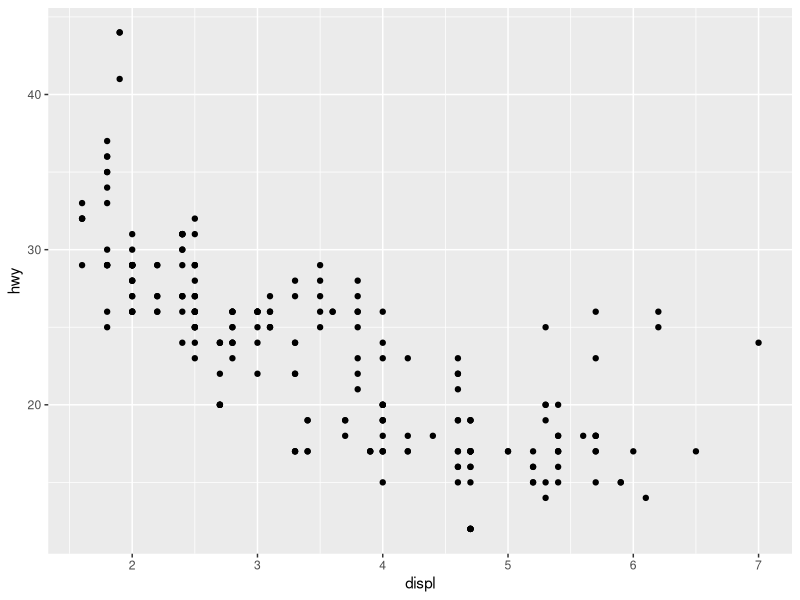
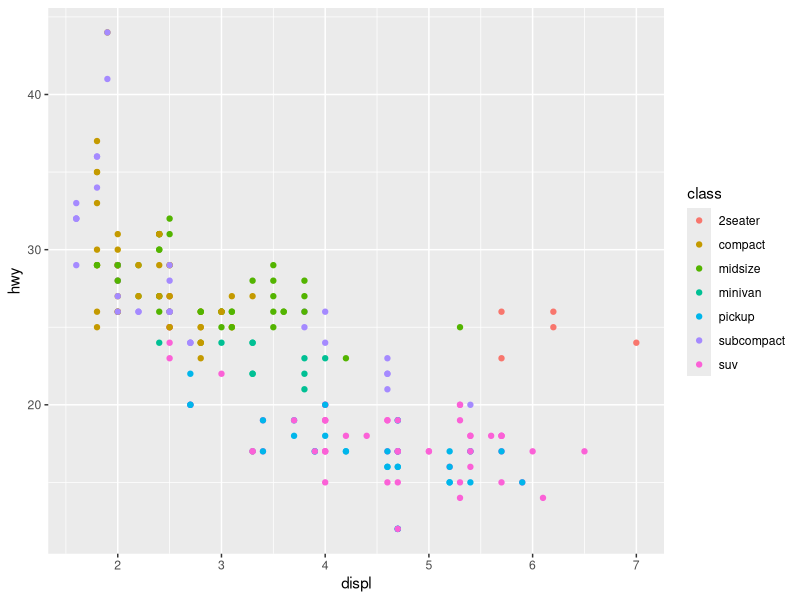
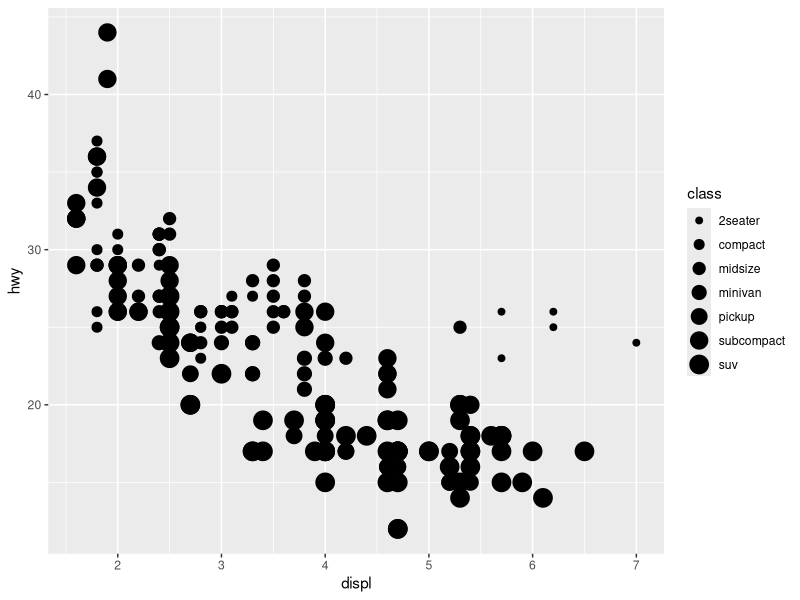
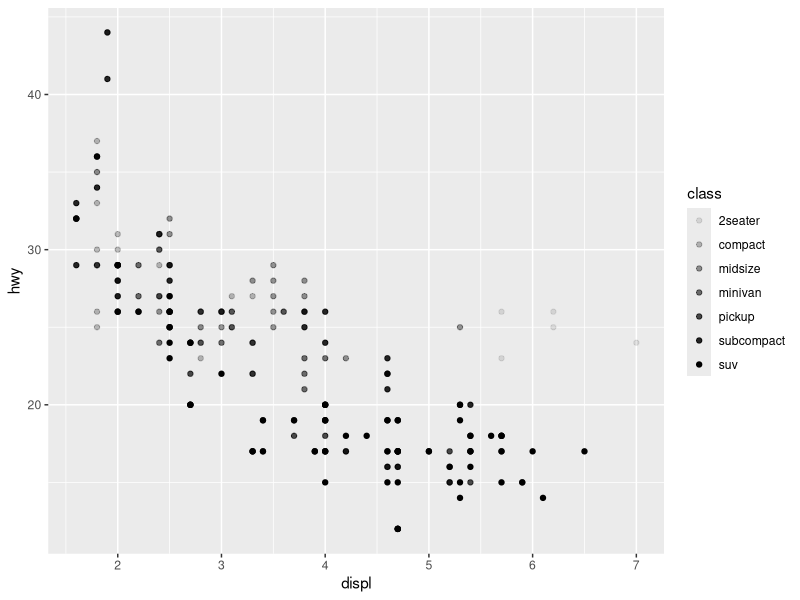
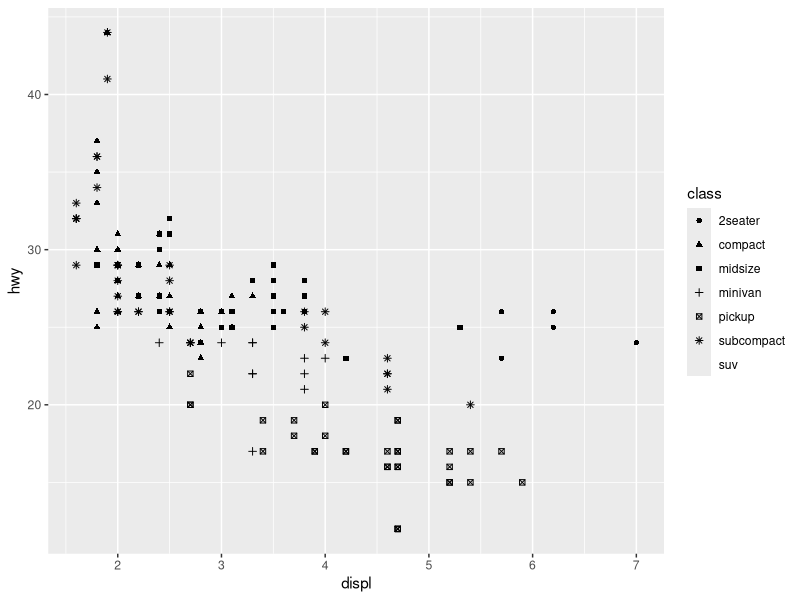
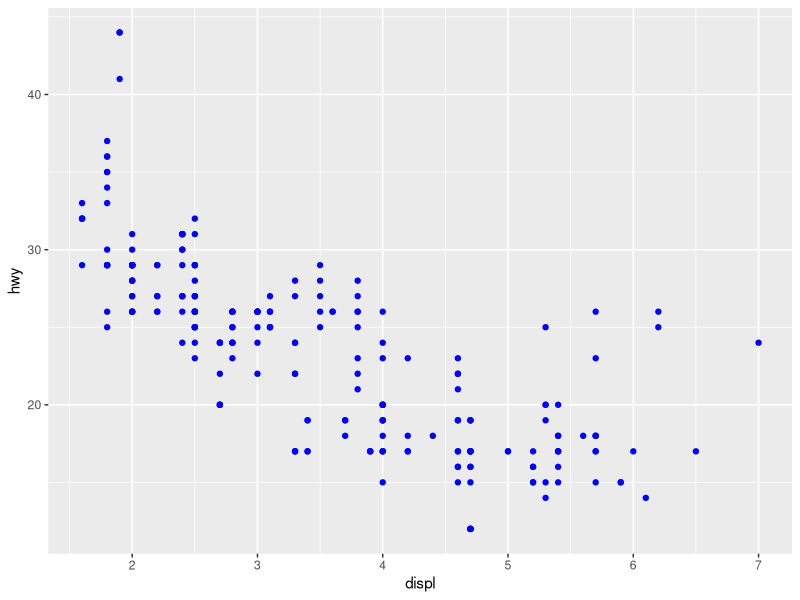
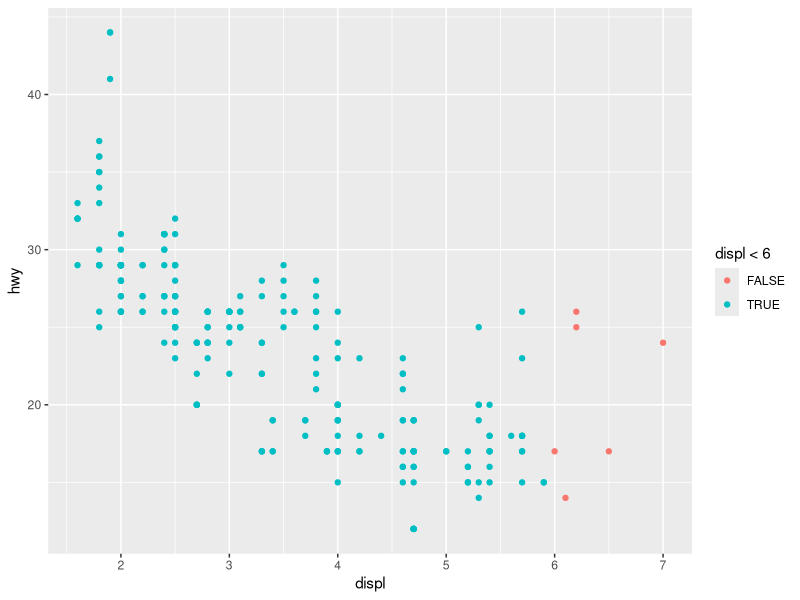
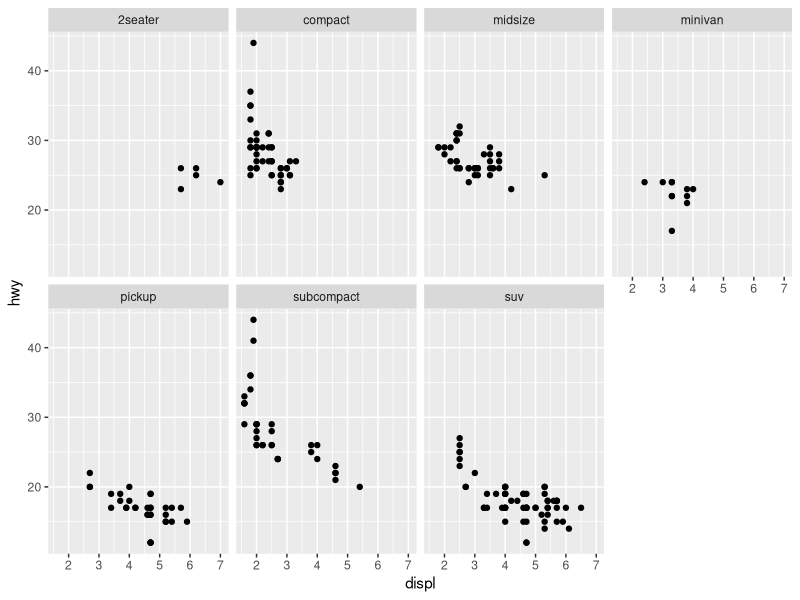

R code for these plots, in order:
## ---- chunk 1
# Set options, housekeeping
knitr::opts_chunk$set(
	echo = TRUE,
	include = TRUE,
	message = FALSE,
	warning = FALSE)
## ---- chunk 2
library(tidyverse)

#explore ggplot dataframe using built in dataset on cars.
#mpg
#?mpg
## ---- chunk 3
ggplot(data = mpg) + 
  geom_point(mapping = aes(x = displ, y = hwy)) # Using ggplot2, I plotted the data (data = mpg) and then put the size of the engine (displ) on the x axis and the fuel efficiency (hwy) on the y axis. 

## ---- chunk 4
ggplot(data = mpg) + 
  geom_point(mapping = aes(x = displ, y = hwy, colour = class)) # New aesthetic: graph by mapping the colour of the points to the class of the car.


ggplot(data = mpg) + 
  geom_point(mapping = aes(x = displ, y = hwy, size = class)) # New aesthetic: graph by mapping the size of the points to the class of the car.


ggplot(data = mpg) + 
  geom_point(mapping = aes(x = displ, y = hwy, alpha = class)) # New aesthetic: graph by mapping the transparency of the points to the class of the car.


ggplot(data = mpg) + 
  geom_point(mapping = aes(x = displ, y = hwy, shape = class)) # New aesthetic: graph by mapping the shape of the points to the class of the car. Note that this only works for categorical variables, so it only works for 6 classes of car, not 7.


ggplot(data = mpg) + 
  geom_point(mapping = aes(x = displ, y = hwy), color = "blue")  
#create all dot points as blue, not mapped to a variable in the data. This is different from the previous examples where the colour of the points was mapped to a variable in the data (class). In this example, all points are blue regardless of their class.


ggplot(data = mpg) + 
  geom_point(mapping = aes(x = displ, y = hwy, color = displ < 6)) # New aesthetic: graph by mapping the colour of the points to whether the size of the engine (displ) is less than 6 or not. This creates a new variable in the data that is TRUE for cars with displ < 6 and FALSE for cars with displ >= 6, and maps the colour of the points to this new variable.
## ---- chunk 5
ggplot(data = mpg) + 
  geom_point(mapping = aes(x = displ, y = hwy)) +    
  facet_wrap(~ class, nrow = 2)  #nrow is the number of rows you want in your facet plot, ncol is the number of columns you want in your facet plot

## ---- chunk 6
ggplot(data = mpg) + 
  geom_point(mapping = aes(x = displ, y = hwy)) + 
  facet_grid(drv ~ cyl)                         #drv is the variable you want to facet by in the rows, cyl is the variable you want to facet by in the columns



ggplot(data = mpg) +
  geom_point(mapping = aes(x = displ, y = hwy)) +
  facet_grid(. ~ cyl) #facet by cyl in the columns, but not facet by anything in the rows (the . is a placeholder for 'nothing'
## ---- chunk 7
ggplot(data = mpg) + 
  geom_point(mapping = aes(x = displ, y = hwy)) +
  facet_wrap(~ class, nrow = 2, ncol = 8)

## ---- chunk 8
#To display data as points, use geom_point().
ggplot(data = mpg) + 
  geom_point(mapping = aes(x = displ, y = hwy))
  
#To display the same data as a smooth line fit through the points use geom_smooth().
ggplot(data = mpg) + 
  geom_smooth(mapping = aes(x = displ, y = hwy))



ggplot(data = mpg) + 
 geom_point(mapping = aes(x = displ, y = hwy)) +
  geom_smooth(mapping = aes(x = displ, y = hwy)) #To display both the points and the smooth line on the same plot, add the two layers together. Note that you only need to specify the mapping once if it's the same for both layers, so you could also write this as:

ggplot(data = mpg, mapping = aes(x = displ, y = hwy)) + 
  geom_point() + 
  geom_smooth()
## ---- chunk 9
ggplot(data = mpg) +
  geom_smooth(mapping = aes(x = displ, y = hwy, group = drv),show.legend = FALSE
  )
#group = drv tells R to fit a separate smooth line for each level of the drv variable, but it doesn't add a legend to the plot. This is useful when you want to show that your data is grouped by a discrete variable, but you don't want to add a legend to the plot.
## ---- chunk 10
ggplot(data = mpg) +
  geom_smooth(
    mapping = aes(x = displ, y = hwy, color = drv),
    show.legend = FALSE,
  ) +
  geom_point(mapping = aes(x = displ, y = hwy, colour = drv, shape = class)) # To add points to the plot, use geom_point() and map the colour and shape aesthetics to the drv and class variables, respectively. This will create points with different colours and shapes for each level of the drv and class variables.
## ---- chunk 11
ggplot(data = mpg) + 
   geom_point(mapping = aes(x = displ, y = hwy, colour = drv, shape = class))+
  geom_smooth(mapping = aes(x = displ, y = hwy, linetype = drv, colour = drv)) # To add a smooth line to the plot, use geom_smooth() and map the linetype and colour aesthetics to the drv variable. This will create smooth lines with different linetypes and colours for each level of the drv variable.
## ---- chunk 12
ggplot(data = mpg, mapping = aes(x = displ, y = hwy)) + 
  geom_point(mapping = aes(color = class)) + 
  geom_smooth()
## ---- chunk 13
ggplot(data = mpg, mapping = aes(x = displ, y = hwy)) + 
  geom_point(mapping = aes(color = class)) + 
  geom_smooth(data = filter(mpg, class == "subcompact"), se = FALSE) 
# This code creates a scatter plot of the displ and hwy variables from the mpg dataset, with points colored by the class variable. It then adds a smooth line to the plot using geom_smooth(), but only for the subset of the data where class is equal to "subcompact". The se = FALSE argument tells R not to display the confidence interval around the smooth line.
## ---- chunk 14
ggplot(data = mpg, mapping = aes(x = displ, y = hwy)) + 
  geom_line(mapping = aes(color = class))    # To draw a line chart, you would use geom_line(). This code creates a line chart of the displ and hwy variables from the mpg dataset, with lines colored by the class variable.
## ---- chunk 15
ggplot(data = mpg, mapping = aes(x = displ, y = hwy)) + 
  geom_boxplot(mapping = aes(color = class))    # To draw a boxplot, you would use geom_boxplot(). This code creates a boxplot of the displ and hwy variables from the mpg dataset, with boxes colored by the class variable.
## ---- chunk 16
ggplot(data = mpg, mapping = aes(x = displ)) + 
  geom_histogram(mapping = aes(color = class)) # To draw a histogram, you would use geom_histogram(). This code creates a histogram of the displ variable from the mpg dataset, with bars colored by the class variable. Note that you only need to specify the x aesthetic for a histogram, as the y aesthetic is automatically calculated based on the count of observations in each bin.
## ---- chunk 17
ggplot(data = mpg, mapping = aes(x = displ, y = hwy)) + 
  geom_area(mapping = aes(color = class))   # To draw an area chart, you would use geom_area(). This code creates an area chart of the displ and hwy variables from the mpg dataset, with areas colored by the class variable. Note that area charts are typically used to show how a quantity changes over time, so you may want to use a different dataset that has a time variable on the x-axis for a more meaningful area chart.
## ---- chunk 18
ggplot(data = mpg, mapping = aes(x = displ, y = hwy)) + 
  geom_point() + 
  geom_smooth()

ggplot() + 
  geom_point(data = mpg, mapping = aes(x = displ, y = hwy)) + 
  geom_smooth(data = mpg, mapping = aes(x = displ, y = hwy))


## Both of these codes create the same plot, which is a scatter plot of the displ and hwy variables from the mpg dataset with a smooth line fit through the points. The first code specifies the data and mapping in the ggplot() function, which means that all layers will inherit these settings unless they are overridden. The second code specifies the data and mapping separately for each layer, which allows for more flexibility if you want to use different datasets or mappings for different layers. However, in this case, since both layers use the same dataset and mapping, the two codes produce the same result.
## ---- chunk 19
ggplot(data = diamonds) + 
  geom_bar(mapping = aes(x = cut)) # To create a bar chart of the cut variable from the diamonds dataset, you would use geom_bar(). This code creates a bar chart with the cut variable on the x-axis and the count of observations in each category on the y-axis. Note that geom_bar() automatically counts the number of observations in each category of the cut variable and creates bars accordingly.
## ---- chunk 20
#you can recreate the previous plot using stat_count() instead of geom_bar().

ggplot(data = diamonds) + 
  stat_count(mapping = aes(x = cut))
## ---- chunk 21
demo <- tribble(
  ~cut,         ~freq,
  "Fair",       1610,
  "Good",       4906,
  "Very Good",  12082,
  "Premium",    13791,
  "Ideal",      21551
)
demo

ggplot(data = demo) +
  geom_bar(mapping = aes(x = cut, y = freq), stat = "identity")

# To create a bar chart using the demo dataset, you would use geom_bar() with the stat = "identity" argument. This tells ggplot2 to use the values in the freq column as the heights of the bars, rather than counting the number of observations in each category. The x aesthetic is mapped to the cut variable, and the y aesthetic is mapped to the freq variable, which creates a bar chart with the cut categories on the x-axis and their corresponding frequencies on the y-axis.
## ---- chunk 22
ggplot(data = diamonds) + 
  geom_bar(mapping = aes(x = cut, y = stat(prop), group = 1))

# To create a bar chart that shows the proportion of observations in each category of the cut variable, you would use geom_bar() with the y aesthetic mapped to stat(prop) and the group aesthetic set to 1. The stat(prop) function calculates the proportion of observations in each category of the cut variable, and the group = 1 argument tells ggplot2 to treat all observations as a single group when calculating the proportions. This creates a bar chart with the cut categories on the x-axis and their corresponding proportions on the y-axis.



#> Warning: `stat(prop)` was deprecated in ggplot2 3.4.0.
## ---- chunk 23
 ggplot(data = diamonds) + 
  stat_summary(
    mapping = aes(x = cut, y = depth),
    fun.min = min,
    fun.max = max,
    fun = median
  )   # To create a plot that shows the minimum, maximum, and median values of the depth variable for each category of the cut variable in the diamonds dataset, you would use stat_summary() with the appropriate arguments. The x aesthetic is mapped to the cut variable, and the y aesthetic is mapped to the depth variable. The fun.min argument specifies the function to calculate the minimum value (min), the fun.max argument specifies the function to calculate the maximum value (max), and the fun argument specifies the function to calculate the median value (median). This creates a plot with the cut categories on the x-axis and vertical lines representing the range from minimum to maximum depth, with a point indicating the median depth for each category.
## ---- chunk 24
ggplot(data = diamonds) + 
  geom_bar(mapping = aes(x = cut, colour = cut))  

# This code creates a bar chart with the cut variable on the x-axis and the count of observations in each category on the y-axis, with bars colored according to their respective categories of cut.

ggplot(data = diamonds) + 
  geom_bar(mapping = aes(x = cut, fill = cut)) 

# This code creates a bar chart with the cut variable on the x-axis and the count of observations in each category on the y-axis, with bars filled according to their respective categories of cut. 

#The fill aesthetic fills the interior of the bars with colour, while the colour aesthetic only colors the outline of the bars. Therefore, using fill will create solid colored bars, while using colour will create bars with colored outlines and no fill.
## ---- chunk 25
ggplot(data = diamonds) + 
  geom_bar(mapping = aes(x = cut, fill = clarity)) # notice that the fill aesthetic can be mapped to a different variable than the x aesthetic. In this case, the bars are filled according to the clarity variable, which creates stacked bars that show the distribution of clarity within each category of cut.
## ---- chunk 26
#To alter transparency (alpha)
ggplot(data = diamonds, mapping = aes(x = cut, fill = clarity)) + 
  geom_bar(alpha = 1/5, position = "identity")            

# To alter the transparency of the bars, you can use the alpha argument in geom_bar(). In this code, alpha is set to 1/5, which makes the bars semi-transparent. The position = "identity" argument allows the bars to overlap each other, which can be useful when you want to see the distribution of clarity within each category of cut without stacking the bars on top of each other.

#To color the bar outlines with no fill color
ggplot(data = diamonds, mapping = aes(x = cut, colour = clarity)) + 
  geom_bar(fill = NA, position = "identity")

# This code creates a bar chart with the cut variable on the x-axis and the count of observations in each category on the y-axis, with bars outlined according to the clarity variable and no fill color. The fill = NA argument removes the fill colour from the bars, while the colour aesthetic colorus only the outlines of the bars. The position = "identity" argument allows the bars to overlap each other, which can be useful when you want to see the distribution of clarity within each category of cut without stacking the bars on top of each other.
## ---- chunk 27

ggplot(data = diamonds) + 
  geom_bar(mapping = aes(x = cut, fill = clarity), position = "fill") # To create a bar chart that shows the proportion of observations in each category of cut filled by the clarity variable, you would use geom_bar() with the position = "fill" argument. This stacks the bars on top of each other and scales them to have the same height, which allows you to see the distribution of clarity within each category of cut as proportions.


ggplot(data = diamonds) + 
  geom_bar(mapping = aes(x = cut, fill = clarity), position = "dodge") # To create a bar chart that places the bars next to each other for each category of cut and clarity, you would use geom_bar() with the position = "dodge" argument. This separates the bars for each category of cut and clarity, allowing you to compare the counts of observations in each category more easily.


ggplot(data = mpg) + 
  geom_point(mapping = aes(x = displ, y = hwy), position = "jitter") # To create a scatter plot of the displ and hwy variables from the mpg dataset with points that are jittered to reduce overplotting, you would use geom_point() with the position = "jitter" argument. This adds a small amount of random noise to the position of each point, which can help to reveal patterns in the data when there are many points that overlap each other.
